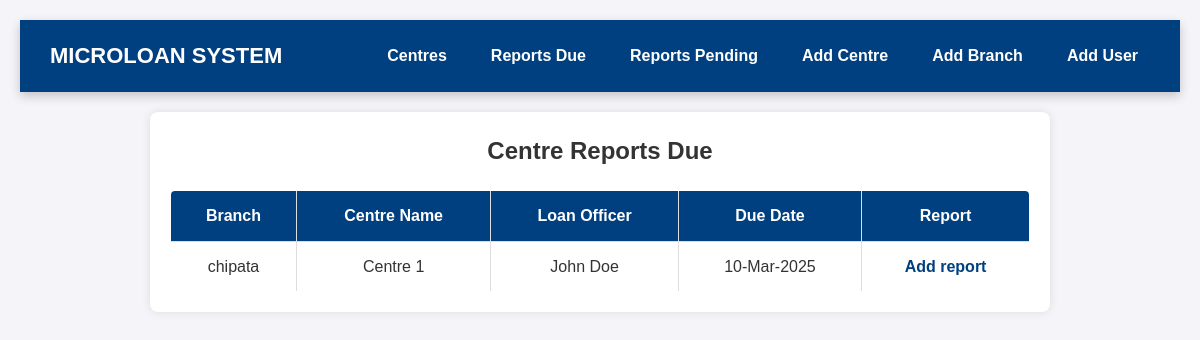
Page /report/due on the committed database.
### app.py (models this page shows, shortened)
class ActiveCentres(db.Model):
    id = db.Column(db.Integer, primary_key = True)
    user_id = db.Column(db.Integer, db.ForeignKey('user.id'), nullable=False)
    branch_id = db.Column(db.Integer, db.ForeignKey('branch.id'), nullable=False)
    reports = db.relationship('CentreReports', backref='active_centres', lazy=True)
    centre_name = db.Column(db.String(50), nullable=False)
    last_rm_date = db.Column(db.Date, nullable=False, default=datetime.utcnow().date)
    location = db.Column(db.String(50), nullable=False)
    distance = db.Column(db.Integer, nullable=False)
    chairperson = db.Column(db.String(50), nullable=False)
    contact_num = db.Column(db.String(15), unique=True, nullable=False)

class Branch(db.Model):
    id = db.Column(db.Integer, primary_key=True)
    branch_name = db.Column(db.String(50), unique=True, nullable=False)
    users = db.relationship('User', backref='branch_office', lazy=True)
    centres = db.relationship('ActiveCentres', backref='branch_office', lazy=True)

class User(db.Model):
    id = db.Column(db.Integer, primary_key=True)
    branch_id = db.Column(db.Integer, db.ForeignKey('branch.id'), nullable=False)
    centres = db.relationship('ActiveCentres', backref='assigned_user', lazy=True)
    email = db.Column(db.String(120), unique=True, nullable=False)
    first_name = db.Column(db.String(25), nullable=False)
    last_name = db.Column(db.String(25), nullable=False)
    password_hash = db.Column(db.String(125), nullable=False)
    user_role = db.Column(db.String(25), default="Loan Officer", nullable=False)

### app.py (the view)
@app.route('/report/due', methods=['POST','GET'])
def report_due():
    report_due = ActiveCentres.query.filter(ActiveCentres.last_rm_date <= report_date).all()
    return render_template('reports_due.html', reports_due=report_due)

### templates/reports_due.html
{% extends "base.html" %}
{% block content %}
<div class="container">
    <div class="reports-due-container">
        <h2>Centre Reports Due</h2>
        {% if reports_due | length < 1 %}
            <h3>There are no reports pending...</h3>
        {% else %}
            <table>
                <tr>
                    <th>Branch</th>
                    <th>Centre Name</th>
                    <th>Loan Officer</th>
                    <th>Due Date</th>
                    <th>Report</th>
                </tr>
                {% for report in reports_due %}
                    <tr>
                        <td>{{ report.branch_office.branch_name }}</td>
                        <td>{{ report.centre_name }}</td>
                        <td>{{ report.assigned_user.first_name }} {{ report.assigned_user.last_name }}</td>
                        <td>{{ report.last_rm_date.strftime('%d-%b-%Y')}} </td>
                        <td>
                            <a href="{{ url_for('report_submit', id=report.id) }}">Add report</a>
                        </td>
                    </tr>
                {% endfor %}
            </table>
        {% endif %}
    </div>
</div>
{% endblock %}

### static/styles.css (style rules this page uses)
* { margin: 0; padding: 0; box-sizing: border-box; font-family: Arial, sans-serif; }
body { background-color: #f4f4f9; color: #333; line-height: 1.6; padding: 20px; }
.container { max-width: 900px; margin: 20px auto; background: #fff; padding: 20px; border-radius: 8px; box-shadow: 0px 0px 10px rgba(0, 0, 0, 0.1); }
h2 { text-align: center; margin-bottom: 20px; }
table { width: 100%; border-collapse: collapse; margin-top: 20px; }
table, th, td { border: 1px solid #ddd; }
th, td { padding: 10px; text-align: center; }
th { background: #004080; color: white; }
a { color: #004080; text-decoration: none; }
table { width: 100%; border-collapse: collapse; background: #fff; border-radius: 5px; overflow: hidden; }
th, td { padding: 10px; text-align: left; border-bottom: 1px solid #ddd; }
a { text-decoration: none; color: #004080; font-weight: bold; transition: 0.3s; }
th, td { padding: 12px; text-align: center; border-bottom: 1px solid #ddd; }

### rows in the picture
ActiveCentres: branch_office.branch_name "chipata", centre_name "Centre 1", assigned_user.first_name "John", assigned_user.last_name "Doe", last_rm_date "10-Mar-2025"
